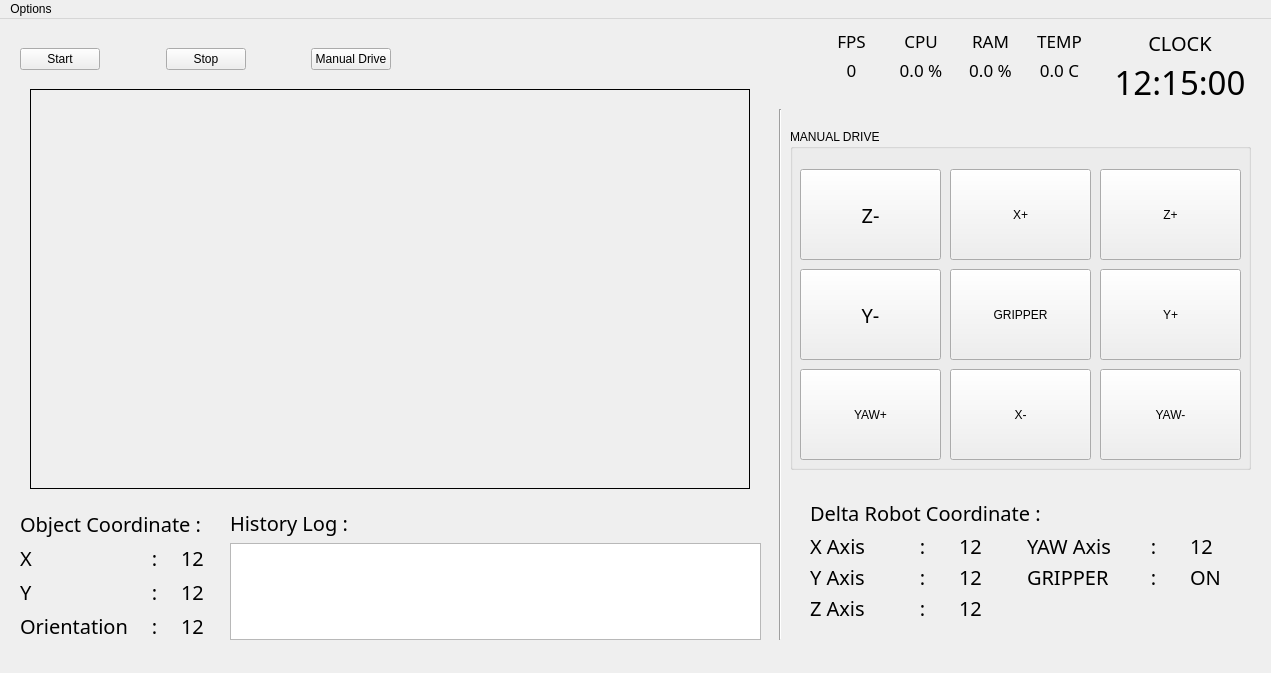
<?xml version="1.0" encoding="UTF-8"?>
<ui version="4.0">
 <class>mainWindow</class>
 <widget class="QMainWindow" name="mainWindow">
  <property name="enabled">
   <bool>true</bool>
  </property>
  <property name="geometry">
   <rect>
    <x>0</x>
    <y>0</y>
    <width>1271</width>
    <height>673</height>
   </rect>
  </property>
  <property name="sizePolicy">
   <sizepolicy hsizetype="Fixed" vsizetype="Fixed">
    <horstretch>0</horstretch>
    <verstretch>0</verstretch>
   </sizepolicy>
  </property>
  <property name="contextMenuPolicy">
   <enum>Qt::DefaultContextMenu</enum>
  </property>
  <property name="windowTitle">
   <string>Delta Robot Control Interface System</string>
  </property>
  <property name="tabShape">
   <enum>QTabWidget::Rounded</enum>
  </property>
  <widget class="QWidget" name="centralwidget">
   <widget class="QLabel" name="cam_view">
    <property name="geometry">
     <rect>
      <x>30</x>
      <y>70</y>
      <width>720</width>
      <height>400</height>
     </rect>
    </property>
    <property name="font">
     <font>
      <family>ISOCPEUR</family>
      <pointsize>12</pointsize>
     </font>
    </property>
    <property name="autoFillBackground">
     <bool>true</bool>
    </property>
    <property name="styleSheet">
     <string notr="true">QLineedit{
background-color: rgb(170, 170, 127);

}</string>
    </property>
    <property name="frameShape">
     <enum>QFrame::Box</enum>
    </property>
    <property name="text">
     <string/>
    </property>
    <property name="pixmap">
     <pixmap>../assets/background.png</pixmap>
    </property>
    <property name="scaledContents">
     <bool>true</bool>
    </property>
    <property name="margin">
     <number>0</number>
    </property>
   </widget>
   <widget class="Line" name="line_2">
    <property name="geometry">
     <rect>
      <x>770</x>
      <y>90</y>
      <width>20</width>
      <height>531</height>
     </rect>
    </property>
    <property name="orientation">
     <enum>Qt::Vertical</enum>
    </property>
   </widget>
   <widget class="QWidget" name="horizontalLayoutWidget">
    <property name="geometry">
     <rect>
      <x>20</x>
      <y>20</y>
      <width>371</width>
      <height>41</height>
     </rect>
    </property>
    <layout class="QHBoxLayout" name="horizontalLayout_2">
     <item>
      <widget class="QPushButton" name="plot_start">
       <property name="styleSheet">
        <string notr="true">font: 15pt &quot;Manjari&quot;;</string>
       </property>
       <property name="text">
        <string>Start</string>
       </property>
       <property name="checkable">
        <bool>false</bool>
       </property>
       <property name="checked">
        <bool>false</bool>
       </property>
      </widget>
     </item>
     <item>
      <spacer name="horizontalSpacer_3">
       <property name="orientation">
        <enum>Qt::Horizontal</enum>
       </property>
       <property name="sizeHint" stdset="0">
        <size>
         <width>40</width>
         <height>20</height>
        </size>
       </property>
      </spacer>
     </item>
     <item>
      <widget class="QPushButton" name="plot_stop">
       <property name="enabled">
        <bool>true</bool>
       </property>
       <property name="styleSheet">
        <string notr="true">font: 15pt &quot;Manjari&quot;;</string>
       </property>
       <property name="text">
        <string>Stop</string>
       </property>
      </widget>
     </item>
     <item>
      <spacer name="horizontalSpacer_2">
       <property name="orientation">
        <enum>Qt::Horizontal</enum>
       </property>
       <property name="sizeHint" stdset="0">
        <size>
         <width>40</width>
         <height>20</height>
        </size>
       </property>
      </spacer>
     </item>
     <item>
      <widget class="QPushButton" name="cb_manual">
       <property name="styleSheet">
        <string notr="true">font: 15pt &quot;Manjari&quot;;</string>
       </property>
       <property name="text">
        <string>Manual Drive</string>
       </property>
       <property name="checkable">
        <bool>true</bool>
       </property>
       <property name="checked">
        <bool>false</bool>
       </property>
      </widget>
     </item>
    </layout>
   </widget>
   <widget class="QWidget" name="horizontalLayoutWidget_2">
    <property name="geometry">
     <rect>
      <x>820</x>
      <y>10</y>
      <width>271</width>
      <height>52</height>
     </rect>
    </property>
    <layout class="QHBoxLayout" name="horizontalLayout_3">
     <item>
      <layout class="QVBoxLayout" name="verticalLayout">
       <item>
        <widget class="QLabel" name="label_14">
         <property name="font">
          <font>
           <family>Manjari</family>
           <pointsize>13</pointsize>
           <weight>50</weight>
           <italic>false</italic>
           <bold>false</bold>
          </font>
         </property>
         <property name="layoutDirection">
          <enum>Qt::LeftToRight</enum>
         </property>
         <property name="styleSheet">
          <string notr="true">font: 13pt &quot;Manjari&quot;;</string>
         </property>
         <property name="text">
          <string>FPS</string>
         </property>
         <property name="alignment">
          <set>Qt::AlignCenter</set>
         </property>
        </widget>
       </item>
       <item>
        <widget class="QLabel" name="com_fps">
         <property name="font">
          <font>
           <family>Manjari</family>
           <pointsize>13</pointsize>
           <weight>50</weight>
           <italic>false</italic>
           <bold>false</bold>
          </font>
         </property>
         <property name="styleSheet">
          <string notr="true">font: 13pt &quot;Manjari&quot;;</string>
         </property>
         <property name="text">
          <string>0</string>
         </property>
         <property name="alignment">
          <set>Qt::AlignCenter</set>
         </property>
        </widget>
       </item>
      </layout>
     </item>
     <item>
      <layout class="QVBoxLayout" name="verticalLayout_2">
       <item>
        <widget class="QLabel" name="label_12">
         <property name="font">
          <font>
           <family>Manjari</family>
           <pointsize>13</pointsize>
           <weight>50</weight>
           <italic>false</italic>
           <bold>false</bold>
          </font>
         </property>
         <property name="styleSheet">
          <string notr="true">font: 13pt &quot;Manjari&quot;;</string>
         </property>
         <property name="text">
          <string>CPU</string>
         </property>
         <property name="alignment">
          <set>Qt::AlignCenter</set>
         </property>
        </widget>
       </item>
       <item>
        <widget class="QLabel" name="com_cpu">
         <property name="font">
          <font>
           <family>Manjari</family>
           <pointsize>13</pointsize>
           <weight>50</weight>
           <italic>false</italic>
           <bold>false</bold>
          </font>
         </property>
         <property name="styleSheet">
          <string notr="true">font: 13pt &quot;Manjari&quot;;</string>
         </property>
         <property name="text">
          <string>0.0 %</string>
         </property>
         <property name="alignment">
          <set>Qt::AlignCenter</set>
         </property>
        </widget>
       </item>
      </layout>
     </item>
     <item>
      <layout class="QVBoxLayout" name="verticalLayout_3">
       <item>
        <widget class="QLabel" name="label_13">
         <property name="font">
          <font>
           <family>Manjari</family>
           <pointsize>13</pointsize>
           <weight>50</weight>
           <italic>false</italic>
           <bold>false</bold>
          </font>
         </property>
         <property name="styleSheet">
          <string notr="true">font: 13pt &quot;Manjari&quot;;</string>
         </property>
         <property name="text">
          <string>RAM</string>
         </property>
         <property name="alignment">
          <set>Qt::AlignCenter</set>
         </property>
        </widget>
       </item>
       <item>
        <widget class="QLabel" name="com_ram">
         <property name="font">
          <font>
           <family>Manjari</family>
           <pointsize>13</pointsize>
           <weight>50</weight>
           <italic>false</italic>
           <bold>false</bold>
          </font>
         </property>
         <property name="styleSheet">
          <string notr="true">font: 13pt &quot;Manjari&quot;;</string>
         </property>
         <property name="text">
          <string>0.0 %</string>
         </property>
         <property name="alignment">
          <set>Qt::AlignCenter</set>
         </property>
        </widget>
       </item>
      </layout>
     </item>
     <item>
      <layout class="QVBoxLayout" name="verticalLayout_4">
       <item>
        <widget class="QLabel" name="label_15">
         <property name="font">
          <font>
           <family>Manjari</family>
           <pointsize>13</pointsize>
           <weight>50</weight>
           <italic>false</italic>
           <bold>false</bold>
          </font>
         </property>
         <property name="styleSheet">
          <string notr="true">font: 13pt &quot;Manjari&quot;;</string>
         </property>
         <property name="text">
          <string>TEMP</string>
         </property>
         <property name="alignment">
          <set>Qt::AlignCenter</set>
         </property>
        </widget>
       </item>
       <item>
        <widget class="QLabel" name="com_temp">
         <property name="font">
          <font>
           <family>Manjari</family>
           <pointsize>13</pointsize>
           <weight>50</weight>
           <italic>false</italic>
           <bold>false</bold>
          </font>
         </property>
         <property name="styleSheet">
          <string notr="true">font: 13pt &quot;Manjari&quot;;</string>
         </property>
         <property name="text">
          <string>0.0 C</string>
         </property>
         <property name="alignment">
          <set>Qt::AlignCenter</set>
         </property>
        </widget>
       </item>
      </layout>
     </item>
    </layout>
   </widget>
   <widget class="QWidget" name="verticalLayoutWidget_5">
    <property name="geometry">
     <rect>
      <x>1100</x>
      <y>10</y>
      <width>160</width>
      <height>72</height>
     </rect>
    </property>
    <layout class="QVBoxLayout" name="verticalLayout_5">
     <item>
      <widget class="QLabel" name="date">
       <property name="font">
        <font>
         <family>Manjari</family>
         <pointsize>15</pointsize>
         <weight>50</weight>
         <italic>false</italic>
         <bold>false</bold>
        </font>
       </property>
       <property name="styleSheet">
        <string notr="true">font: 15pt &quot;Manjari&quot;;</string>
       </property>
       <property name="text">
        <string>CLOCK</string>
       </property>
       <property name="alignment">
        <set>Qt::AlignCenter</set>
       </property>
      </widget>
     </item>
     <item>
      <widget class="QLabel" name="clock">
       <property name="sizePolicy">
        <sizepolicy hsizetype="Preferred" vsizetype="Preferred">
         <horstretch>0</horstretch>
         <verstretch>0</verstretch>
        </sizepolicy>
       </property>
       <property name="font">
        <font>
         <family>Manjari</family>
         <pointsize>25</pointsize>
         <weight>50</weight>
         <italic>false</italic>
         <bold>false</bold>
        </font>
       </property>
       <property name="styleSheet">
        <string notr="true">font: 25pt &quot;Manjari&quot;;</string>
       </property>
       <property name="text">
        <string>12:15:00</string>
       </property>
       <property name="alignment">
        <set>Qt::AlignCenter</set>
       </property>
      </widget>
     </item>
    </layout>
   </widget>
   <widget class="QWidget" name="verticalLayoutWidget_6">
    <property name="geometry">
     <rect>
      <x>810</x>
      <y>480</y>
      <width>441</width>
      <height>121</height>
     </rect>
    </property>
    <layout class="QVBoxLayout" name="verticalLayout_6">
     <item>
      <widget class="QLabel" name="label_27">
       <property name="font">
        <font>
         <family>Manjari</family>
         <pointsize>15</pointsize>
         <weight>50</weight>
         <italic>false</italic>
         <bold>false</bold>
        </font>
       </property>
       <property name="styleSheet">
        <string notr="true">font: 15pt &quot;Manjari&quot;;</string>
       </property>
       <property name="text">
        <string>Delta Robot Coordinate : </string>
       </property>
      </widget>
     </item>
     <item>
      <layout class="QGridLayout" name="gridLayout_2">
       <item row="1" column="0">
        <widget class="QLabel" name="label_2">
         <property name="font">
          <font>
           <family>Manjari</family>
           <pointsize>15</pointsize>
           <weight>50</weight>
           <italic>false</italic>
           <bold>false</bold>
          </font>
         </property>
         <property name="styleSheet">
          <string notr="true">font: 15pt &quot;Manjari&quot;;</string>
         </property>
         <property name="text">
          <string>X Axis</string>
         </property>
        </widget>
       </item>
       <item row="3" column="1">
        <widget class="QLabel" name="label_22">
         <property name="font">
          <font>
           <family>Manjari</family>
           <pointsize>15</pointsize>
           <weight>50</weight>
           <italic>false</italic>
           <bold>false</bold>
          </font>
         </property>
         <property name="styleSheet">
          <string notr="true">font: 15pt &quot;Manjari&quot;;</string>
         </property>
         <property name="text">
          <string>:</string>
         </property>
         <property name="alignment">
          <set>Qt::AlignCenter</set>
         </property>
        </widget>
       </item>
       <item row="2" column="2">
        <widget class="QLabel" name="rb_y">
         <property name="font">
          <font>
           <family>Manjari</family>
           <pointsize>15</pointsize>
           <weight>50</weight>
           <italic>false</italic>
           <bold>false</bold>
          </font>
         </property>
         <property name="styleSheet">
          <string notr="true">font: 15pt &quot;Manjari&quot;;</string>
         </property>
         <property name="text">
          <string>12</string>
         </property>
        </widget>
       </item>
       <item row="2" column="1">
        <widget class="QLabel" name="label_24">
         <property name="font">
          <font>
           <family>Manjari</family>
           <pointsize>15</pointsize>
           <weight>50</weight>
           <italic>false</italic>
           <bold>false</bold>
          </font>
         </property>
         <property name="styleSheet">
          <string notr="true">font: 15pt &quot;Manjari&quot;;</string>
         </property>
         <property name="text">
          <string>:</string>
         </property>
         <property name="alignment">
          <set>Qt::AlignCenter</set>
         </property>
        </widget>
       </item>
       <item row="2" column="0">
        <widget class="QLabel" name="label_3">
         <property name="font">
          <font>
           <family>Manjari</family>
           <pointsize>15</pointsize>
           <weight>50</weight>
           <italic>false</italic>
           <bold>false</bold>
          </font>
         </property>
         <property name="styleSheet">
          <string notr="true">font: 15pt &quot;Manjari&quot;;</string>
         </property>
         <property name="text">
          <string>Y Axis   </string>
         </property>
        </widget>
       </item>
       <item row="2" column="3">
        <widget class="QLabel" name="label_5">
         <property name="font">
          <font>
           <family>Manjari</family>
           <pointsize>15</pointsize>
           <weight>50</weight>
           <italic>false</italic>
           <bold>false</bold>
          </font>
         </property>
         <property name="styleSheet">
          <string notr="true">font: 15pt &quot;Manjari&quot;;</string>
         </property>
         <property name="text">
          <string>GRIPPER</string>
         </property>
        </widget>
       </item>
       <item row="3" column="2">
        <widget class="QLabel" name="rb_z">
         <property name="font">
          <font>
           <family>Manjari</family>
           <pointsize>15</pointsize>
           <weight>50</weight>
           <italic>false</italic>
           <bold>false</bold>
          </font>
         </property>
         <property name="styleSheet">
          <string notr="true">font: 15pt &quot;Manjari&quot;;</string>
         </property>
         <property name="text">
          <string>12</string>
         </property>
        </widget>
       </item>
       <item row="3" column="0">
        <widget class="QLabel" name="label_4">
         <property name="font">
          <font>
           <family>Manjari</family>
           <pointsize>15</pointsize>
           <weight>50</weight>
           <italic>false</italic>
           <bold>false</bold>
          </font>
         </property>
         <property name="styleSheet">
          <string notr="true">font: 15pt &quot;Manjari&quot;;</string>
         </property>
         <property name="text">
          <string>Z Axis    </string>
         </property>
        </widget>
       </item>
       <item row="2" column="5">
        <widget class="QLabel" name="rb_gripper">
         <property name="font">
          <font>
           <family>Manjari</family>
           <pointsize>15</pointsize>
           <weight>50</weight>
           <italic>false</italic>
           <bold>false</bold>
          </font>
         </property>
         <property name="styleSheet">
          <string notr="true">font: 15pt &quot;Manjari&quot;;</string>
         </property>
         <property name="text">
          <string>ON</string>
         </property>
        </widget>
       </item>
       <item row="1" column="2">
        <widget class="QLabel" name="rb_x">
         <property name="font">
          <font>
           <family>Manjari</family>
           <pointsize>15</pointsize>
           <weight>50</weight>
           <italic>false</italic>
           <bold>false</bold>
          </font>
         </property>
         <property name="styleSheet">
          <string notr="true">font: 15pt &quot;Manjari&quot;;</string>
         </property>
         <property name="text">
          <string>12</string>
         </property>
        </widget>
       </item>
       <item row="1" column="3">
        <widget class="QLabel" name="label_6">
         <property name="font">
          <font>
           <family>Manjari</family>
           <pointsize>15</pointsize>
           <weight>50</weight>
           <italic>false</italic>
           <bold>false</bold>
          </font>
         </property>
         <property name="styleSheet">
          <string notr="true">font: 15pt &quot;Manjari&quot;;</string>
         </property>
         <property name="text">
          <string>YAW Axis </string>
         </property>
        </widget>
       </item>
       <item row="1" column="5">
        <widget class="QLabel" name="rb_yaw">
         <property name="font">
          <font>
           <family>Manjari</family>
           <pointsize>15</pointsize>
           <weight>50</weight>
           <italic>false</italic>
           <bold>false</bold>
          </font>
         </property>
         <property name="styleSheet">
          <string notr="true">font: 15pt &quot;Manjari&quot;;</string>
         </property>
         <property name="text">
          <string>12</string>
         </property>
        </widget>
       </item>
       <item row="1" column="1">
        <widget class="QLabel" name="label_21">
         <property name="font">
          <font>
           <family>Manjari</family>
           <pointsize>15</pointsize>
           <weight>50</weight>
           <italic>false</italic>
           <bold>false</bold>
          </font>
         </property>
         <property name="styleSheet">
          <string notr="true">font: 15pt &quot;Manjari&quot;;</string>
         </property>
         <property name="text">
          <string>:</string>
         </property>
         <property name="alignment">
          <set>Qt::AlignCenter</set>
         </property>
        </widget>
       </item>
       <item row="1" column="4">
        <widget class="QLabel" name="label_23">
         <property name="font">
          <font>
           <family>Manjari</family>
           <pointsize>15</pointsize>
           <weight>50</weight>
           <italic>false</italic>
           <bold>false</bold>
          </font>
         </property>
         <property name="styleSheet">
          <string notr="true">font: 15pt &quot;Manjari&quot;;</string>
         </property>
         <property name="text">
          <string>:</string>
         </property>
         <property name="alignment">
          <set>Qt::AlignCenter</set>
         </property>
        </widget>
       </item>
       <item row="2" column="4">
        <widget class="QLabel" name="label_25">
         <property name="font">
          <font>
           <family>Manjari</family>
           <pointsize>15</pointsize>
           <weight>50</weight>
           <italic>false</italic>
           <bold>false</bold>
          </font>
         </property>
         <property name="styleSheet">
          <string notr="true">font: 15pt &quot;Manjari&quot;;</string>
         </property>
         <property name="text">
          <string>:</string>
         </property>
         <property name="alignment">
          <set>Qt::AlignCenter</set>
         </property>
        </widget>
       </item>
      </layout>
     </item>
    </layout>
   </widget>
   <widget class="QWidget" name="verticalLayoutWidget_7">
    <property name="geometry">
     <rect>
      <x>20</x>
      <y>490</y>
      <width>201</width>
      <height>131</height>
     </rect>
    </property>
    <layout class="QVBoxLayout" name="verticalLayout_7">
     <item>
      <widget class="QLabel" name="label_18">
       <property name="font">
        <font>
         <family>Manjari</family>
         <pointsize>15</pointsize>
         <weight>50</weight>
         <italic>false</italic>
         <bold>false</bold>
        </font>
       </property>
       <property name="styleSheet">
        <string notr="true">font: 15pt &quot;Manjari&quot;;</string>
       </property>
       <property name="text">
        <string>Object Coordinate :  </string>
       </property>
      </widget>
     </item>
     <item>
      <layout class="QGridLayout" name="gridLayout_3">
       <item row="0" column="2">
        <widget class="QLabel" name="ob_x">
         <property name="font">
          <font>
           <family>Manjari</family>
           <pointsize>15</pointsize>
           <weight>50</weight>
           <italic>false</italic>
           <bold>false</bold>
          </font>
         </property>
         <property name="styleSheet">
          <string notr="true">font: 15pt &quot;Manjari&quot;;</string>
         </property>
         <property name="text">
          <string>12</string>
         </property>
        </widget>
       </item>
       <item row="1" column="2">
        <widget class="QLabel" name="ob_y">
         <property name="font">
          <font>
           <family>Manjari</family>
           <pointsize>15</pointsize>
           <weight>50</weight>
           <italic>false</italic>
           <bold>false</bold>
          </font>
         </property>
         <property name="styleSheet">
          <string notr="true">font: 15pt &quot;Manjari&quot;;</string>
         </property>
         <property name="text">
          <string>12</string>
         </property>
        </widget>
       </item>
       <item row="3" column="2">
        <widget class="QLabel" name="ob_deg">
         <property name="font">
          <font>
           <family>Manjari</family>
           <pointsize>15</pointsize>
           <weight>50</weight>
           <italic>false</italic>
           <bold>false</bold>
          </font>
         </property>
         <property name="styleSheet">
          <string notr="true">font: 15pt &quot;Manjari&quot;;</string>
         </property>
         <property name="text">
          <string>12</string>
         </property>
        </widget>
       </item>
       <item row="1" column="0">
        <widget class="QLabel" name="label_8">
         <property name="font">
          <font>
           <family>Manjari</family>
           <pointsize>15</pointsize>
           <weight>50</weight>
           <italic>false</italic>
           <bold>false</bold>
          </font>
         </property>
         <property name="styleSheet">
          <string notr="true">font: 15pt &quot;Manjari&quot;;</string>
         </property>
         <property name="text">
          <string>Y</string>
         </property>
        </widget>
       </item>
       <item row="3" column="0">
        <widget class="QLabel" name="label_9">
         <property name="font">
          <font>
           <family>Manjari</family>
           <pointsize>15</pointsize>
           <weight>50</weight>
           <italic>false</italic>
           <bold>false</bold>
          </font>
         </property>
         <property name="styleSheet">
          <string notr="true">font: 15pt &quot;Manjari&quot;;</string>
         </property>
         <property name="text">
          <string>Orientation</string>
         </property>
        </widget>
       </item>
       <item row="0" column="0">
        <widget class="QLabel" name="label_7">
         <property name="font">
          <font>
           <family>Manjari</family>
           <pointsize>15</pointsize>
           <weight>50</weight>
           <italic>false</italic>
           <bold>false</bold>
          </font>
         </property>
         <property name="styleSheet">
          <string notr="true">font: 15pt &quot;Manjari&quot;;</string>
         </property>
         <property name="text">
          <string>X</string>
         </property>
        </widget>
       </item>
       <item row="0" column="1">
        <widget class="QLabel" name="label_10">
         <property name="font">
          <font>
           <family>Manjari</family>
           <pointsize>15</pointsize>
           <weight>50</weight>
           <italic>false</italic>
           <bold>false</bold>
          </font>
         </property>
         <property name="styleSheet">
          <string notr="true">font: 15pt &quot;Manjari&quot;;</string>
         </property>
         <property name="text">
          <string>:</string>
         </property>
         <property name="alignment">
          <set>Qt::AlignCenter</set>
         </property>
        </widget>
       </item>
       <item row="1" column="1">
        <widget class="QLabel" name="label_20">
         <property name="font">
          <font>
           <family>Manjari</family>
           <pointsize>15</pointsize>
           <weight>50</weight>
           <italic>false</italic>
           <bold>false</bold>
          </font>
         </property>
         <property name="styleSheet">
          <string notr="true">font: 15pt &quot;Manjari&quot;;</string>
         </property>
         <property name="text">
          <string>:</string>
         </property>
         <property name="alignment">
          <set>Qt::AlignCenter</set>
         </property>
        </widget>
       </item>
       <item row="3" column="1">
        <widget class="QLabel" name="label_19">
         <property name="font">
          <font>
           <family>Manjari</family>
           <pointsize>15</pointsize>
           <weight>50</weight>
           <italic>false</italic>
           <bold>false</bold>
          </font>
         </property>
         <property name="styleSheet">
          <string notr="true">font: 15pt &quot;Manjari&quot;;</string>
         </property>
         <property name="text">
          <string>:</string>
         </property>
         <property name="alignment">
          <set>Qt::AlignCenter</set>
         </property>
        </widget>
       </item>
      </layout>
     </item>
    </layout>
   </widget>
   <widget class="QWidget" name="verticalLayoutWidget_8">
    <property name="geometry">
     <rect>
      <x>230</x>
      <y>490</y>
      <width>531</width>
      <height>131</height>
     </rect>
    </property>
    <layout class="QVBoxLayout" name="verticalLayout_8">
     <item>
      <widget class="QLabel" name="label_17">
       <property name="font">
        <font>
         <family>Manjari</family>
         <pointsize>15</pointsize>
         <weight>50</weight>
         <italic>false</italic>
         <bold>false</bold>
        </font>
       </property>
       <property name="styleSheet">
        <string notr="true">font: 15pt &quot;Manjari&quot;;</string>
       </property>
       <property name="text">
        <string>History Log :</string>
       </property>
      </widget>
     </item>
     <item>
      <widget class="QTextEdit" name="msgbox">
       <property name="font">
        <font>
         <family>Manjari</family>
         <pointsize>10</pointsize>
         <weight>50</weight>
         <italic>false</italic>
         <bold>false</bold>
        </font>
       </property>
       <property name="styleSheet">
        <string notr="true">font: 10pt &quot;Manjari&quot;;</string>
       </property>
      </widget>
     </item>
    </layout>
   </widget>
   <widget class="QGroupBox" name="groupBox">
    <property name="geometry">
     <rect>
      <x>790</x>
      <y>110</y>
      <width>461</width>
      <height>341</height>
     </rect>
    </property>
    <property name="styleSheet">
     <string notr="true">font: 15pt &quot;Manjari&quot;;</string>
    </property>
    <property name="title">
     <string>MANUAL DRIVE</string>
    </property>
    <widget class="QPushButton" name="pb_zplus">
     <property name="geometry">
      <rect>
       <x>310</x>
       <y>40</y>
       <width>141</width>
       <height>91</height>
      </rect>
     </property>
     <property name="styleSheet">
      <string notr="true">font: 15pt &quot;Manjari&quot;;</string>
     </property>
     <property name="text">
      <string>Z+</string>
     </property>
    </widget>
    <widget class="QPushButton" name="pb_xmin">
     <property name="geometry">
      <rect>
       <x>160</x>
       <y>240</y>
       <width>141</width>
       <height>91</height>
      </rect>
     </property>
     <property name="styleSheet">
      <string notr="true">font: 15pt &quot;Manjari&quot;;</string>
     </property>
     <property name="text">
      <string>X-</string>
     </property>
    </widget>
    <widget class="QPushButton" name="pb_yawmin">
     <property name="geometry">
      <rect>
       <x>310</x>
       <y>240</y>
       <width>141</width>
       <height>91</height>
      </rect>
     </property>
     <property name="styleSheet">
      <string notr="true">font: 15pt &quot;Manjari&quot;;</string>
     </property>
     <property name="text">
      <string>YAW-</string>
     </property>
    </widget>
    <widget class="QPushButton" name="pb_grip">
     <property name="geometry">
      <rect>
       <x>160</x>
       <y>140</y>
       <width>141</width>
       <height>91</height>
      </rect>
     </property>
     <property name="styleSheet">
      <string notr="true">font: 15pt &quot;Manjari&quot;;</string>
     </property>
     <property name="text">
      <string>GRIPPER</string>
     </property>
     <property name="checkable">
      <bool>true</bool>
     </property>
    </widget>
    <widget class="QPushButton" name="pb_ymin">
     <property name="geometry">
      <rect>
       <x>10</x>
       <y>140</y>
       <width>141</width>
       <height>91</height>
      </rect>
     </property>
     <property name="font">
      <font>
       <family>Manjari</family>
       <pointsize>15</pointsize>
       <weight>50</weight>
       <italic>false</italic>
       <bold>false</bold>
      </font>
     </property>
     <property name="autoFillBackground">
      <bool>false</bool>
     </property>
     <property name="styleSheet">
      <string notr="true">font: 15pt &quot;Manjari&quot;;</string>
     </property>
     <property name="text">
      <string>Y-</string>
     </property>
    </widget>
    <widget class="QPushButton" name="pb_zmin">
     <property name="geometry">
      <rect>
       <x>10</x>
       <y>40</y>
       <width>141</width>
       <height>91</height>
      </rect>
     </property>
     <property name="font">
      <font>
       <family>Manjari</family>
       <pointsize>15</pointsize>
       <weight>50</weight>
       <italic>false</italic>
       <bold>false</bold>
      </font>
     </property>
     <property name="styleSheet">
      <string notr="true">font: 15pt &quot;Manjari&quot;;</string>
     </property>
     <property name="text">
      <string>Z-</string>
     </property>
    </widget>
    <widget class="QPushButton" name="pb_yawplus">
     <property name="geometry">
      <rect>
       <x>10</x>
       <y>240</y>
       <width>141</width>
       <height>91</height>
      </rect>
     </property>
     <property name="styleSheet">
      <string notr="true">font: 15pt &quot;Manjari&quot;;</string>
     </property>
     <property name="text">
      <string>YAW+</string>
     </property>
    </widget>
    <widget class="QPushButton" name="pb_xplus">
     <property name="geometry">
      <rect>
       <x>160</x>
       <y>40</y>
       <width>141</width>
       <height>91</height>
      </rect>
     </property>
     <property name="styleSheet">
      <string notr="true">font: 15pt &quot;Manjari&quot;;</string>
     </property>
     <property name="text">
      <string>X+</string>
     </property>
    </widget>
    <widget class="QPushButton" name="pb_yplus">
     <property name="geometry">
      <rect>
       <x>310</x>
       <y>140</y>
       <width>141</width>
       <height>91</height>
      </rect>
     </property>
     <property name="styleSheet">
      <string notr="true">font: 15pt &quot;Manjari&quot;;</string>
     </property>
     <property name="text">
      <string>Y+</string>
     </property>
    </widget>
   </widget>
  </widget>
  <widget class="QMenuBar" name="menubar">
   <property name="geometry">
    <rect>
     <x>0</x>
     <y>0</y>
     <width>1271</width>
     <height>22</height>
    </rect>
   </property>
   <widget class="QMenu" name="menuCommunication_Settings">
    <property name="title">
     <string>Options</string>
    </property>
    <widget class="QMenu" name="menuOptions">
     <property name="title">
      <string>Settings</string>
     </property>
     <addaction name="menuComm"/>
    </widget>
    <addaction name="menuOptions"/>
    <addaction name="separator"/>
    <addaction name="actionHelp"/>
   </widget>
   <addaction name="menuCommunication_Settings"/>
  </widget>
  <action name="actionHelp">
   <property name="text">
    <string>Help</string>
   </property>
  </action>
  <action name="menuComm">
   <property name="text">
    <string>Communication Settings</string>
   </property>
  </action>
 </widget>
 <resources/>
 <connections/>
</ui>
